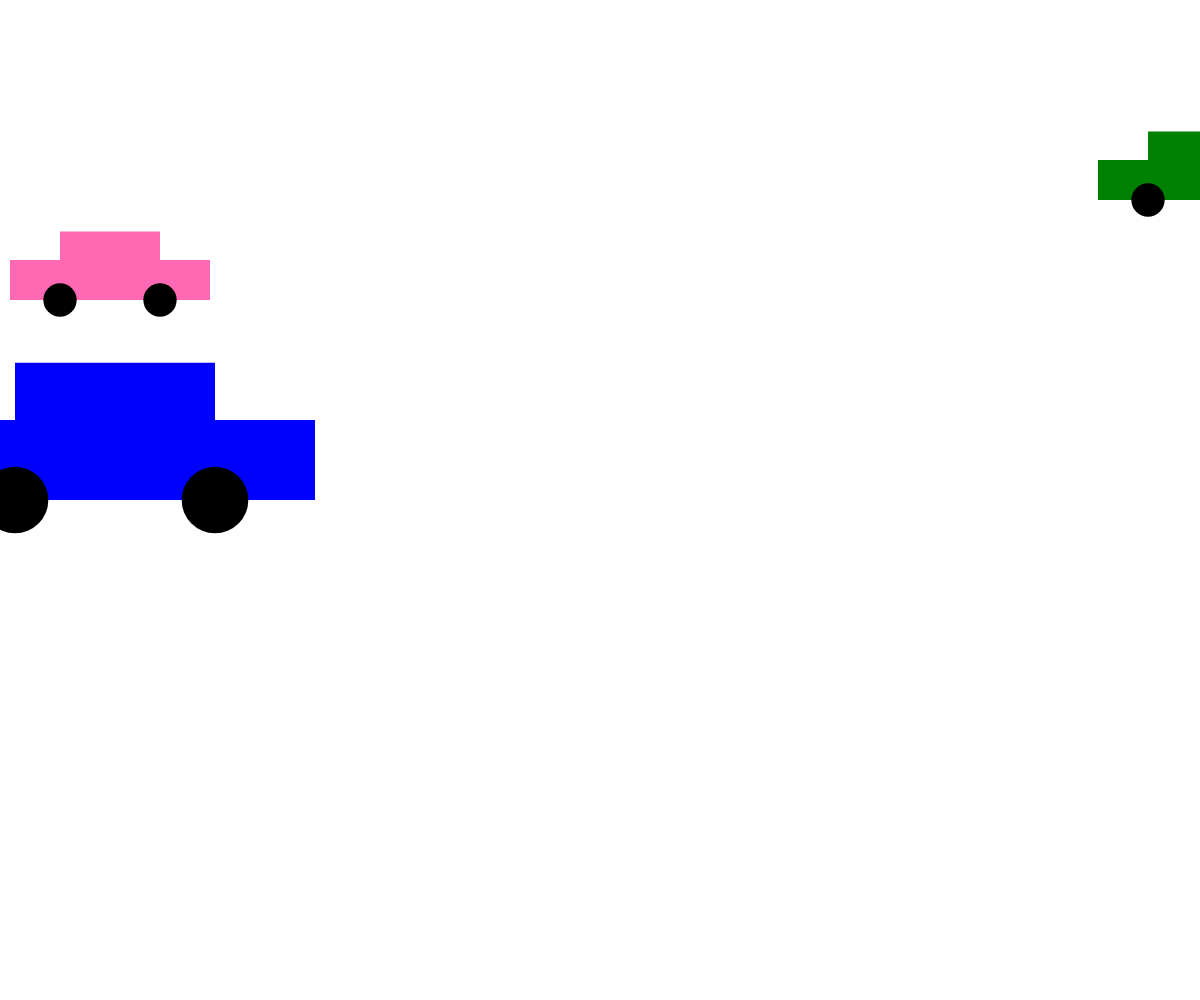
Frame 1 (no input)
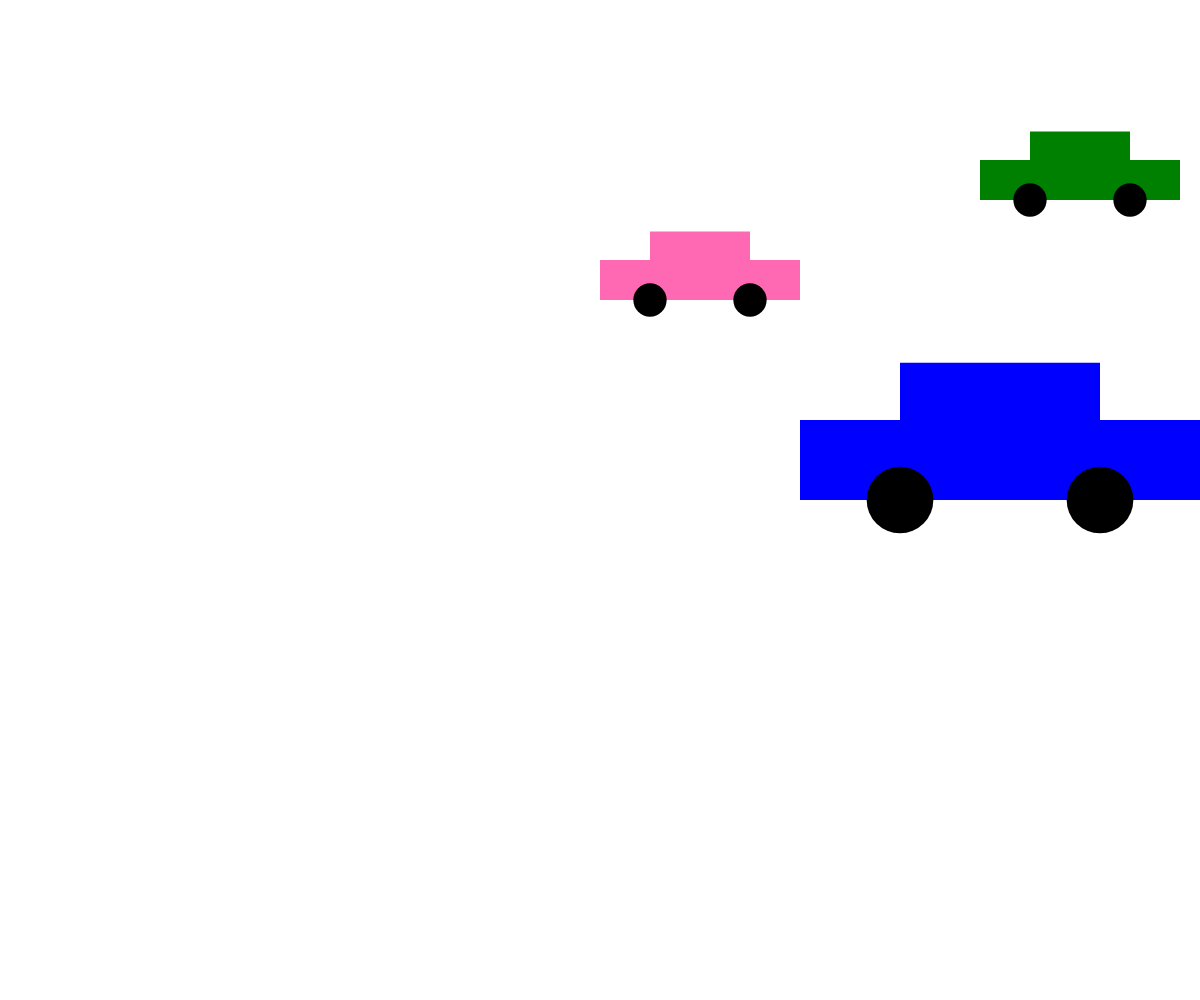
Frame 60 (no input)
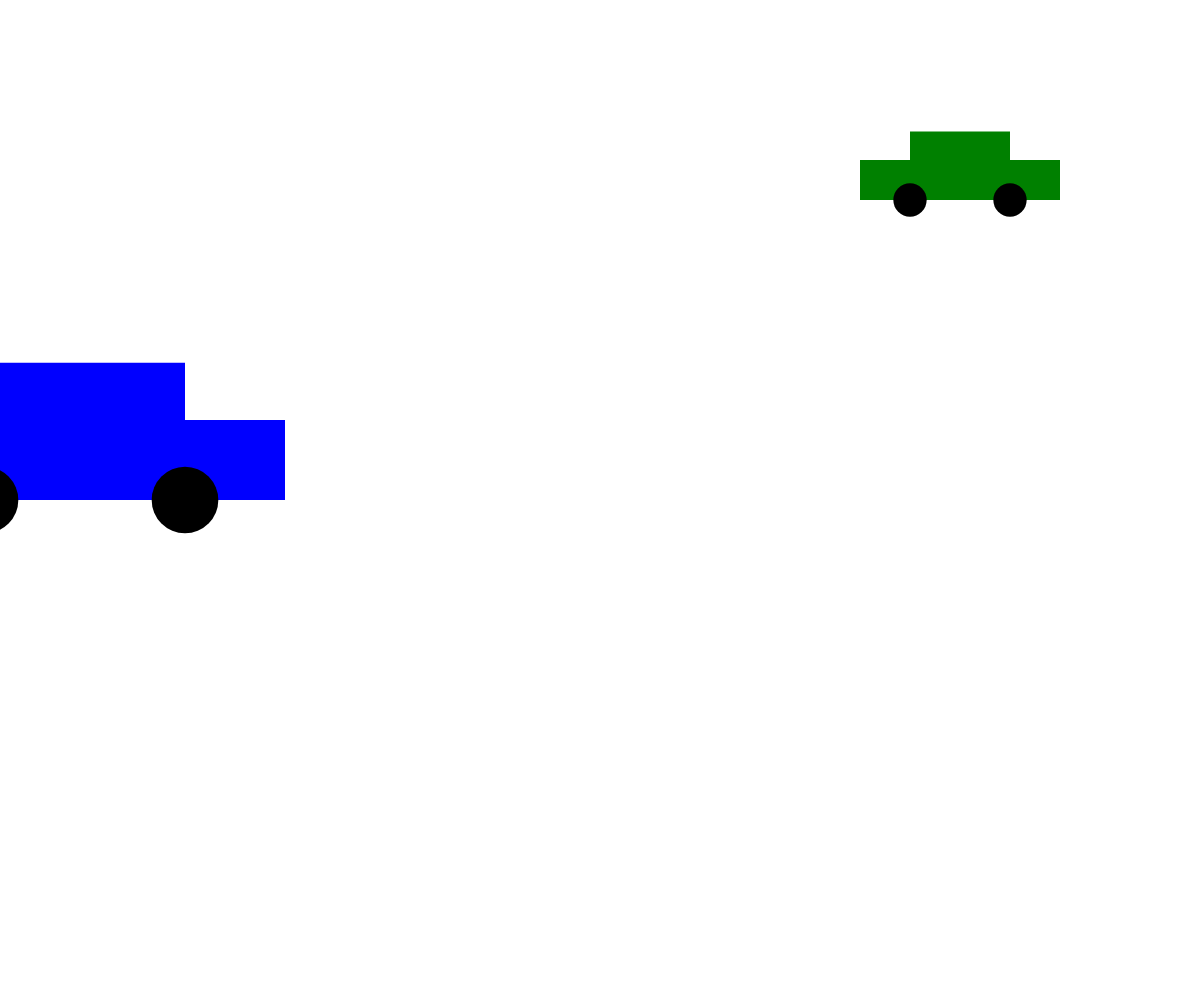
Frame 120 (the mouse pressed at the canvas centre since frame 60)

The p5.js sketch that drew these frames (run headless with seeded random() and noise() and a simulated clock; from frame 60 on, the mouse is pressed at the canvas centre):

// p5.js sketch
// ── sketch.js
const canvasWidth = window.innerWidth;
const canvasHeight = window.innerHeight; 

// feel free to change these values as you like!
const c1 = {
    x: 100,
    y: 300,
    width: 200,
    speed: 10,
    color: 'hotpink'
};

const c2 = {
    x: canvasWidth,
    y: 200,
    width: 200,
    speed: -2,
    color: 'green'
};

const c3 = {
    x: 100,
    y: 500,
    width: 400,
    speed: 15,
    color: 'blue'
}

// required to set up the canvas:
function setup() {
    createCanvas(canvasWidth, canvasHeight);
}


// animation loop:
function draw() {
    // clear the canvas:
    clear();

    // move the car:
    if (c1.x > canvasWidth + 200) {
        c1.x = -150;
    }
    if (c2.x < -110) {
        c2.x = canvasWidth + 110;
    }
    if (c3.x > canvasWidth + 400) {
        c3.x = -200; 
    }
    c1.x += c1.speed;
    c2.x += c2.speed;
    c3.x += c3.speed;

    // redraw the car:
    drawCar(c1.x, c1.y, c1.width, c1.color);
    drawCar(c2.x, c2.y, c2.width, c2.color);
    drawCar(c3.x, c3.y, c3.width, c3.color);
    
    // draw the grid (optional -- feel free to remove this line):
}


// this function's job is to draw a car based on the 
// parameters the user passes in (x, y, size, fillColor, and wheelColor)
function drawCar(x, y, size, fillColor, wheelColor='black') {
    strokeWeight(0);
    
    // body
    fill(fillColor);
    rect(x - size/4, y - (size/5 + size/7), size / 2, size/7); // top
    rect(x - size/2, y - size/5, size, size/5); // bottom

    // wheels:
    fill(wheelColor);
    circle(x - size / 4, y, size / 6);
    circle(x + size / 4, y, size / 6);
}
